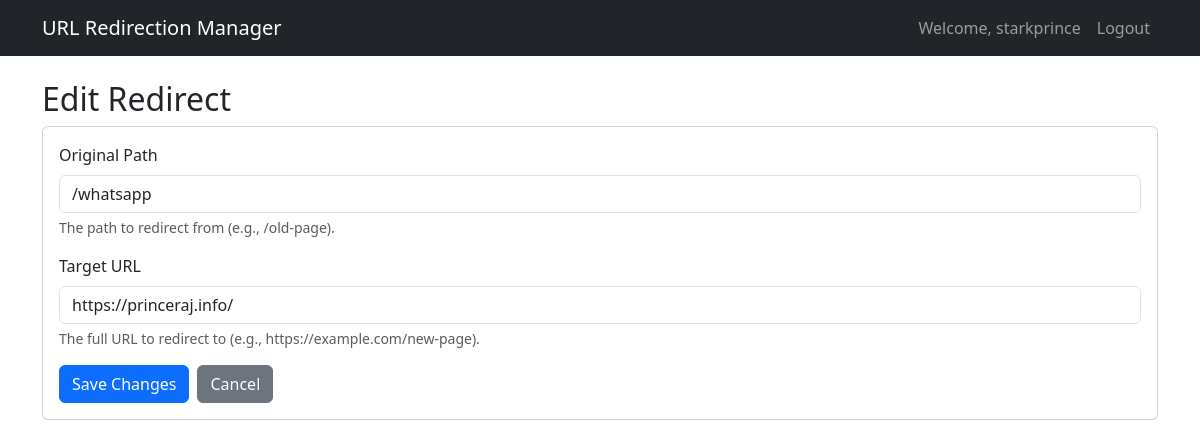
/admin/edit/1 (signed in), run on an earlier commit of the app's database.
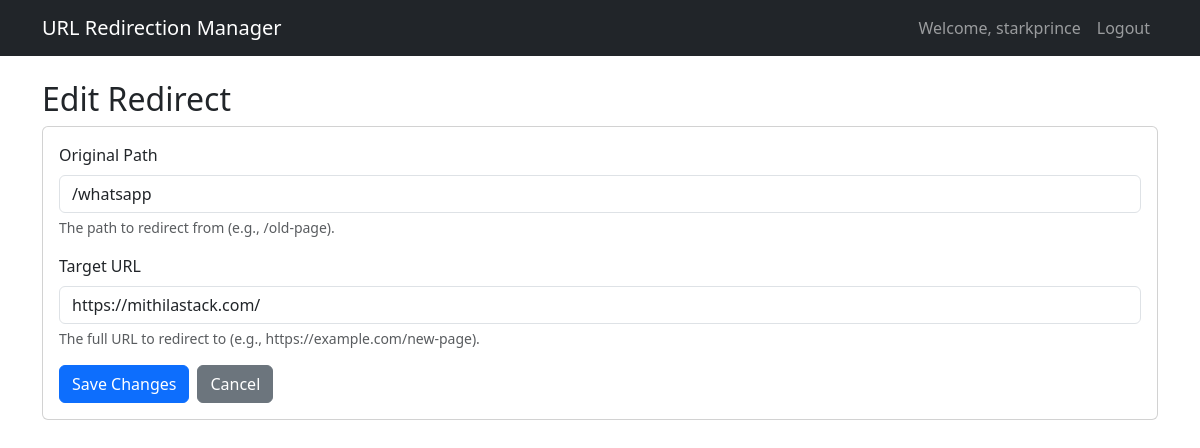
And on a later commit of the database.
### app.py (models this page shows)
class Redirect(db.Model):
    id = db.Column(db.Integer, primary_key=True)
    original_path = db.Column(db.String(200), unique=True, nullable=False)
    target_url = db.Column(db.String(500), nullable=False)
    created_at = db.Column(db.DateTime, default=datetime.datetime.utcnow)
    updated_at = db.Column(db.DateTime, default=datetime.datetime.utcnow, onupdate=datetime.datetime.utcnow)

### app.py (the view)
@app.route('/', defaults={'path': ''})
@app.route('/<path:path>')
def catch_all(path):
    full_path = '/' + path if path else '/'
    logging.info(f"Received request for path: {full_path}")
    redirect_rule = Redirect.query.filter_by(original_path=full_path).first()
    if redirect_rule:
        logging.info(f"Found redirect rule: {redirect_rule.original_path} -> {redirect_rule.target_url}")
        response = redirect(redirect_rule.target_url, code=302)
        response.headers['Cache-Control'] = 'no-store, no-cache, must-revalidate, max-age=0'
        response.headers['Pragma'] = 'no-cache'
        response.headers['Expires'] = '0'
        return response
    else:
        logging.info(f"No redirect rule found for path: {full_path}")
        if not request.path.startswith('/admin') and not request.path.startswith('/login'):
            flash('The requested page was not found.', 'danger')
            return render_template('404.html'), 404
    return None

### app.py (called while the page is built, shortened)
def login_required(f):
    @wraps(f)
    def decorated_function(*args, **kwargs):
        if 'user_id' not in session:
            flash('Please log in first.', 'danger')
            return redirect(url_for('login'))
        return f(*args, **kwargs)
    return decorated_function

@app.route('/admin/edit/<int:id>', methods=['GET', 'POST'])
@login_required
def edit_redirect(id):
    redirect_rule = Redirect.query.get_or_404(id)
    logging.info(f"Editing redirect rule: {redirect_rule.original_path} -> {redirect_rule.target_url}")
    return render_template('edit_redirect.html', redirect=redirect_rule)

### templates/edit_redirect.html
{% extends 'base.html' %}
{% block content %}
<h2>Edit Redirect</h2>
<div class="card">
    <div class="card-body">
        <form method="post">
            <div class="mb-3">
                <label for="original_path" class="form-label">Original Path</label>
                <input type="text" class="form-control" id="original_path" name="original_path" value="{{ redirect.original_path }}" required>
                <div class="form-text">The path to redirect from (e.g., /old-page).</div>
            </div>
            <div class="mb-3">
                <label for="target_url" class="form-label">Target URL</label>
                <input type="url" class="form-control" id="target_url" name="target_url" value="{{ redirect.target_url }}" required>
                <div class="form-text">The full URL to redirect to (e.g., https://example.com/new-page).</div>
            </div>
            <div class="d-flex">
                <button type="submit" class="btn btn-primary me-2">Save Changes</button>
                <a href="{{ url_for('admin_dashboard') }}" class="btn btn-secondary">Cancel</a>
            </div>
        </form>
    </div>
</div>
{% endblock %}

What changed in the data, as far as the page shows it:
changed Redirect "/whatsapp": target_url "https://princeraj.info/" → "https://mithilastack.com/"
